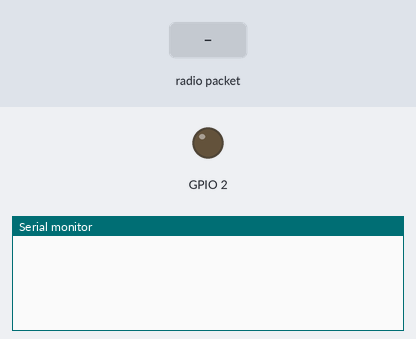
Recording of a sketch running on a simulated ESP32. Parts: output pins drawn as LEDs (lit = HIGH), the last lines printed to the serial monitor. Inputs (shaded band) come from the test bench.

Above: at 1.2 s.
1.3 s: radio packet "v0_on" arrives
At 1.7 s:
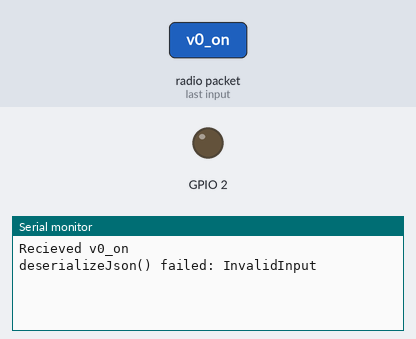
2.8 s: radio packet "v0_off" arrives
At 4.0 s:
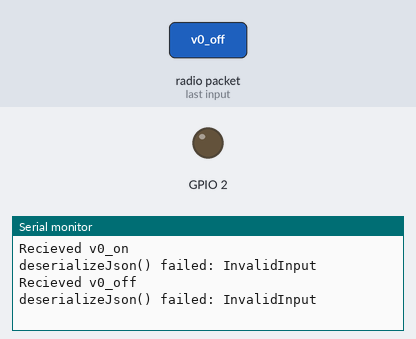
4.3 s: radio packet "1" arrives
At 5.2 s:
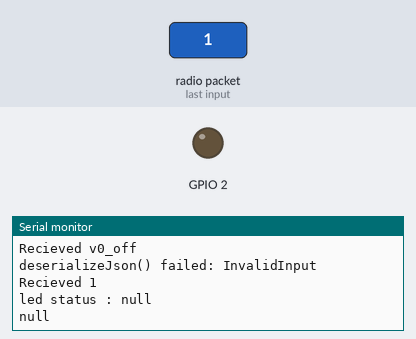

The sketch:

End-Node_ESP_2.ino
```cpp
/*
Code for END NODE ESP 2
This will RECIEVE data from Coordinator ESP using ESP-NOW and Toggle BuiltIn LED
*  Developed by  Jay Joshi
*  github.com/JayJoshi16
*/


#include <esp_now.h>
#include <WiFi.h>
uint8_t broadcastAddress[] = {0xFF, 0xFF, 0xFF, 0xFF, 0xFF, 0xFF};
#include <ArduinoJson.h>

String recv_jsondata;
String send_jsondata;


StaticJsonDocument<256> doc_to_espnow;
StaticJsonDocument<256> doc_from_espnow;  // for data < 1KB
//DynamicJsonDocument doc(1024);  // for data > 1KB


void OnDataRecv(const uint8_t * mac, const uint8_t *incomingData, int len) {

  char* buff = (char*) incomingData;
  recv_jsondata = String(buff);
  Serial.print("Recieved "); Serial.println(recv_jsondata);
  DeserializationError error = deserializeJson(doc_from_espnow, recv_jsondata);
  if (!error) {
    String led_status   = doc_from_espnow["v5"]; //values are 1 or 0
    Serial.print("led status : ");Serial.println(led_status);
    if(led_status=="v0_on")
    digitalWrite(2,HIGH);
    else if(led_status=="v0_off")
    digitalWrite(2,LOW);
    else
    Serial.println(led_status);

  }

  else {
    Serial.print(F("deserializeJson() failed: "));
    Serial.println(error.f_str());
    return;
  }

}

void setup() {

  pinMode(2,OUTPUT);

  Serial.begin(115200);
  WiFi.mode(WIFI_STA);
  if (esp_now_init() != ESP_OK) {
    Serial.println("Error initializing ESP-NOW");
    return;
  }

  esp_now_register_recv_cb(OnDataRecv);
}

void loop() {

}
```

Measured:
- after the input at 1.3 s, the serial monitor: prints a new line after 0.05 s (image 1)
- after the input at 2.8 s, the serial monitor: prints a new line after 0.05 s (image 2)
- after the input at 4.3 s, the serial monitor: prints a new line after 0.05 s (image 3)
